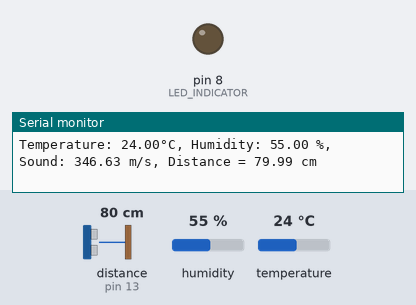
This program was run on a simulated Arduino Uno, built with avr-gcc and run on an emulated ATmega328P. Parts: output pins drawn as LEDs (lit = HIGH), the last lines printed to the serial monitor. The inputs (shaded band) are chosen by the test bench; at power-on: distance to the obstacle (sensor on pin 13) 80 cm, humidity 55 %, temperature 24 °C. The echo pulse lasts 58.3 µs per cm.

Above: at 1.9 s.
2.0 s: distance to the obstacle (sensor on pin 13) set to 12 cm
3.6 s: distance to the obstacle (sensor on pin 13) set to 9 cm
At 6.0 s:
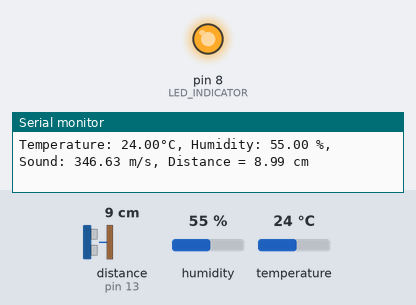
Timing chart, 0 to 7.5 s (numbered marks = the images above; inputs shaded):
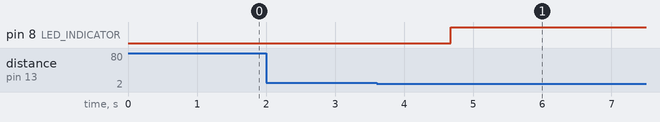

The program:

main.cpp
```cpp
#include <Arduino.h>
#include <NewPing.h>
#include <DHT.h>

// HC-SR04 = Ultrasonic Sensor (used for measuring distance)
// It has 4 pins:
//   - Vcc  -> Input voltage
//   - Trig -> Trigger (Output Signal)
//   - Echo -> Echo (Input Signal reflected back from an object in front)
//   - Gnd  -> Ground
// If Echo recieves a pulse of 38 us width, there is no object in front

// We can use the same pin for both trigger and echo.
// If we use same pin for these two, the HC-SR04 is said to be in 3-pin mode
#define TRIGGER_PIN 10
#define ECHO_PIN 13
#define MAX_DISTANCE_CM 400

#define LED_INDICATOR 8
#define MIN_DISTANCE_CM 10

#define DHT_PIN 7
#define DHT_TYPE DHT11

NewPing sonar(TRIGGER_PIN, ECHO_PIN, MAX_DISTANCE_CM);
DHT dht(DHT_PIN, DHT_TYPE);


float duration;     // HC-SR04 echo receive duration
float distance;     // distance in cm
float temperature;  // temperature in celcius
float humidity;     // humidity in percentage
float sound_m;      // speed of sound in m/s
float sound_cm;     // speed of sound in cm/ms
int iterations = 5; // iterations to calculate echo duration of HC-SR04

void setup() {
  Serial.begin(9600);
  pinMode(LED_INDICATOR, OUTPUT);
  dht.begin();
}

void loop() {
  temperature = dht.readTemperature();
  humidity = dht.readHumidity();

  Serial.print("Temperature: ");
  Serial.print(temperature);
  Serial.print("\u00B0C, Humidity: "); // \u00B0 = Unicode for degree symbol (Refer https://unicodeplus.com/U+00B0)
  Serial.print(humidity);
  Serial.print(" %");

  // calculate actual speed of sound for a given temperature and humidity
  sound_m = 331.4 + (0.606 * temperature) + (0.0124 * humidity);

  Serial.print(", Sound: ");
  Serial.print(sound_m);
  Serial.print(" m/s");

  // convert speed of sound from m/s to cm/ms
  sound_cm = sound_m / 10000;

  // calculate duration of echoes from HC-SR04 using median value
  duration = sonar.ping_median(iterations);

  // calculate distance (in cm) of object from HC-SR04
  distance = (duration / 2) * 0.0343;

  // Send results to Serial Monitor
  Serial.print(", Distance = ");
  Serial.print(distance);
  Serial.print(" cm");
  if (distance >= MAX_DISTANCE_CM) {
    Serial.print(" - Out of Range");
  }
  Serial.println();

  // if distance is less than a minimum value, turn on LED indicator
  if (distance < MIN_DISTANCE_CM) {
    digitalWrite(LED_INDICATOR, HIGH);
  } else {
    digitalWrite(LED_INDICATOR, LOW);
  }

  delay(1000);
}
```

Measured:
- the behaviour switches between 11 and 10 cm on distance to the obstacle (sensor on pin 13) (found by bisection; images 0 and 1)
- after the input at 3.6 s, pin 8 (LED_INDICATOR): LOW → HIGH after 1.1 s
